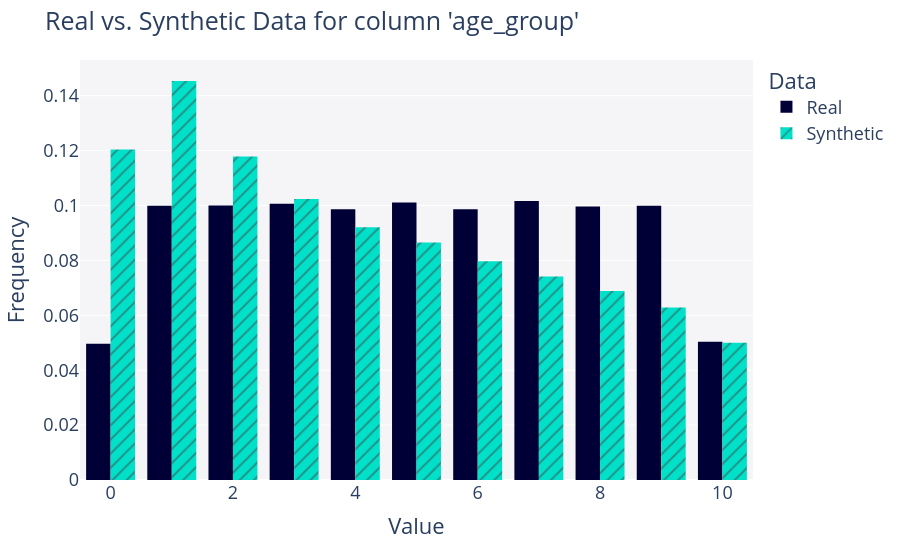

The cell this chart's notebook holds for it:
### Markdown cell above
#### 9.3. VISUALIZAR AS DISTRIBUIÇÕES

Os gráficos abaixo comparam os dados reais e sintéticos por duas perspectivas complementares.

##### Frequência de cada grupo de idade

### Code cell
# Comparar os grupos de idade
fig = get_column_plot(
    real_data=df,
    synthetic_data=synthetic_df,
    column_name="age_group",
    metadata=metadata,
    plot_type="bar"
)

fig.show(renderer="plotly_mimetype")

### Figure 1 — Plotly figure (JSON) as saved in the notebook; plotly's stock layout.template omitted (floating-point values rounded to 4 significant figures; data arrays with more than 128 entries replaced by an {"elided": "..."} marker saying what was removed)
{"data": [{"alignmentgroup": "True", "bingroup": "x", "histnorm": "probability density", "hovertemplate": "<b>Real</b><br>Frequency: %{y}<extra></extra>", "legendgroup": "Real", "marker": {"color": "#000036", "pattern": {"shape": ""}}, "name": "Real", "offsetgroup": "Real", "orientation": "v", "showlegend": true, "type": "histogram", "x": {"elided": "99244 int values"}, "xaxis": "x", "yaxis": "y"}, {"alignmentgroup": "True", "bingroup": "x", "histnorm": "probability density", "hovertemplate": "<b>Synthetic</b><br>Frequency: %{y}<extra></extra>", "legendgroup": "Synthetic", "marker": {"color": "#01E0C9", "pattern": {"shape": "/"}}, "name": "Synthetic", "offsetgroup": "Synthetic", "orientation": "v", "showlegend": true, "type": "histogram", "x": {"elided": "99244 int values"}, "xaxis": "x", "yaxis": "y"}], "layout": {"barmode": "group", "font": {"size": 18}, "legend": {"title": {"text": "Data"}, "tracegroupgap": 0}, "margin": {"t": 60}, "plot_bgcolor": "#F5F5F8", "title": {"text": "Real vs. Synthetic Data for column 'age_group'"}, "xaxis": {"anchor": "y", "domain": [0, 1], "title": {"text": "Value"}}, "yaxis": {"anchor": "x", "domain": [0, 1], "title": {"text": "Frequency"}}}}
